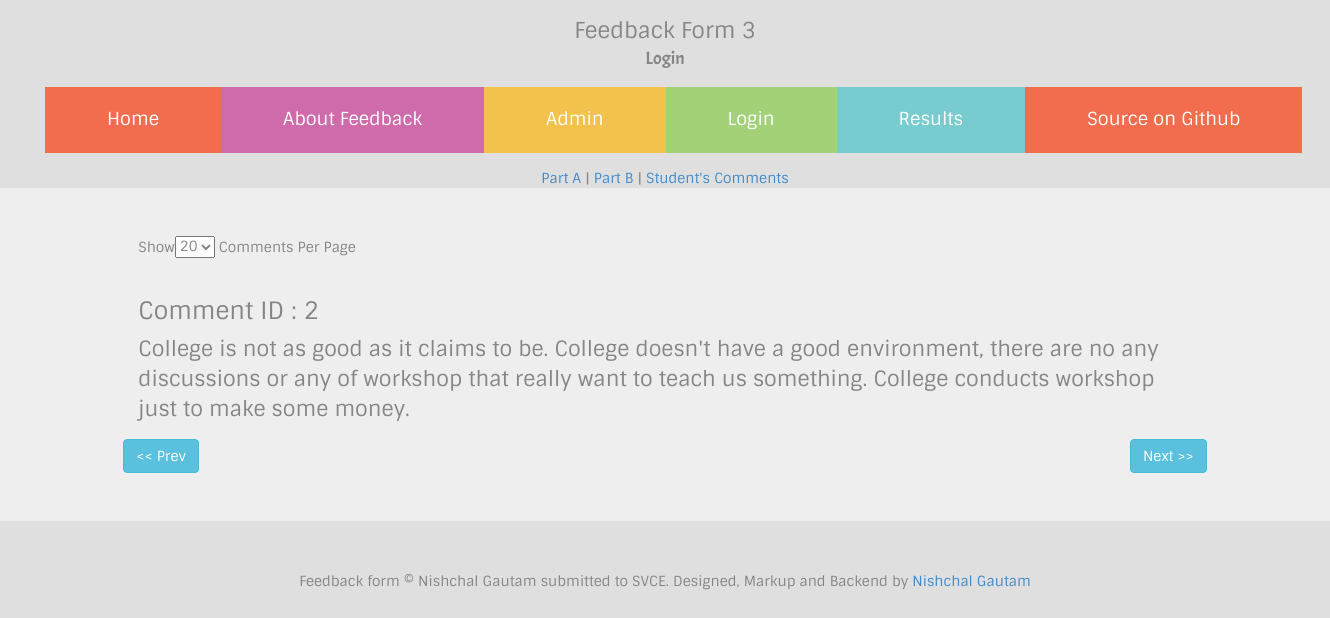
/admin/studentfeedbacks.php (signed in), run on an earlier commit of the app's database.
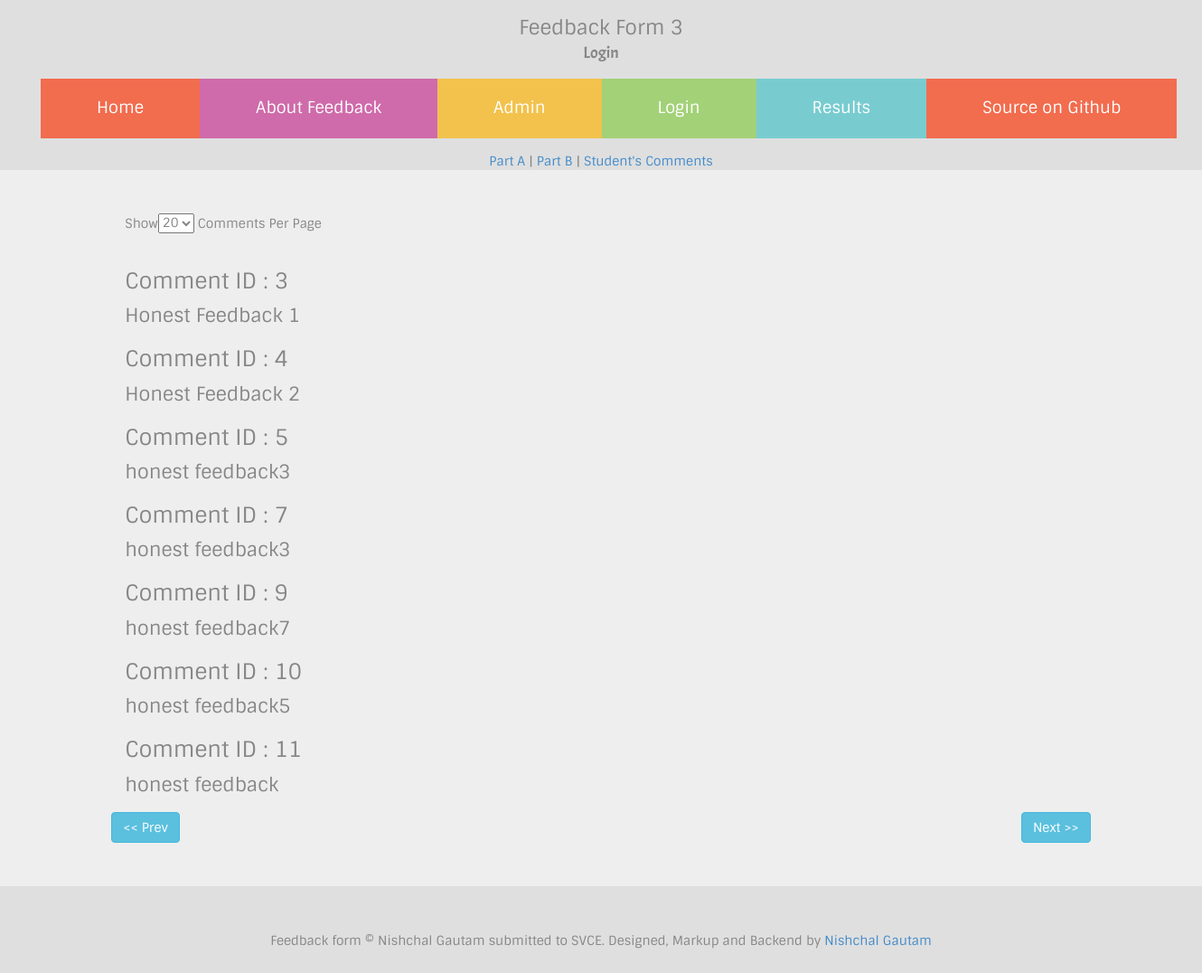
And on a later commit of the database.
### tables this page shows
CREATE TABLE `feedbackStudents` (
  `id` int(5) NOT NULL AUTO_INCREMENT,
  `usn` varchar(50) DEFAULT NULL,
  `message` text,
  PRIMARY KEY (`id`),
  UNIQUE KEY `usn` (`usn`),
  UNIQUE KEY `usn_2` (`usn`)
);

### classes/auth.class.php (called while the page is built, shortened)
<?php
	class authenticate
	{
		public static $db_host,$db_user,$db_pass,$db_name,$username,$password;
		public static function check(){
			$db_name=self::$db_name;
			$username=self::$username;
			$password=self::$password;
			$username=mysql_real_escape_string($username);
			$sql="SELECT * FROM `$db_name`.`admin` WHERE `username`='$username' LIMIT 1";
			$query=mysql_query($sql);
			$num=mysql_num_rows($query);
			if($num!=1){
				return false;
			}
			else{
				$data=mysql_fetch_object($query);
				$passdb=$data->password;
				if($password==$passdb){
					return true;
				}else{
					return false;
				}
			}
		}
	}
?>

### admin/studentfeedbacks.php (the view, shortened to what this page needs)
<?php
	require_once("../classes/auth.class.php");
?>
<?php $title="Login Admin"; require_once('../required_files/header.php'); ?>
	<div align="center">
		<a href="admin.php" >Part A</a> | <a href="collegeResult.php" >Part B</a> | <a href="studentfeedbacks.php">Student's Comments</a>
	</div>
	<div class="jumbotron">
		<div class="row">
			<div class="col-sm-10 col-sm-offset-1">
			<form action="<?php echo $_SERVER['PHP_SELF']; ?>" onchange="this.submit()" method="get">
			Show<select style="margin-bottom:20px;" name="limit" id="">
					<option value="<?php $limit=(isset($_GET['limit']))?$_GET['limit']:20;echo $limit; ?>"><?php echo $limit; ?></option>
				</select> Comments Per Page
			</form>
				<?php
					$limit=(isset($_GET['limit']))?$_GET['limit']:20;
					$limit=($limit<0)?0:$limit;
					$offset=(isset($_GET['offset']))?$_GET['offset']:0;
					$offset=($offset<0)?0:$offset;
					$sql="SELECT id,message FROM `$db_name`.`feedbackStudents` LIMIT $limit OFFSET $offset";
					$query=mysql_query($sql);
					while ($data=mysql_fetch_object($query)) {
						echo "<h3>Comment ID : ".$data->id."</h3><p>".$data->message."</p>";
					}
				 ?>
				 <div class="row"><a href="<?php $newoffset=$offset-$limit;echo $_SERVER['PHP_SELF']."?limit=$limit&offset=$newoffset"; ?>" class="badge btn btn-info">&lt;&lt; Prev</a><a href="<?php $newoffset=$offset+$limit; echo $_SERVER['PHP_SELF']."?limit=$limit&offset=$newoffset"; ?>" class="badge btn btn-info pull-right">Next &gt;&gt;</a></div>
			</div>
		</div>
	</div>
<?php require_once('../required_files/footer.php'); ?>

### required_files/header.php (shortened to what this page needs)
<!doctype html>
<html lang="en">
<head>
	<link rel="stylesheet" href="/bootstrap/css/bootstrap.min.css">
	<link rel="stylesheet" href="/styles.css">
</head>
<body>
	<div class="head">Feedback Form 3</div>
	<div class="head subtitle">Login</div>
	<nav>
		<ul>
			<li><a href="/index.php" class="home">Home</a></li>
			<li><a href="/about.php" class="about">About Feedback</a></li>
			<li><a href="/adminlogin.php" class="admin">Admin</a></li>
			<li><a href="/studentlogin.php" class="login">Login</a></li>
			<li><a href="/admin/" class="result">Results</a></li>
			<li><a href="https://www.github.com/cyberhck/studentfeedback" class="source">Source on Github</a></li>
		</ul>
	</nav>

### required_files/footer.php
<footer align="center">Feedback form &copy; Nishchal Gautam submitted to SVCE. Designed, Markup and Backend by <a href="http://nishgtm.com">Nishchal Gautam</a></footer>
</body>
</html>

### styles.css (style rules this page uses)
nav { list-style:none;text-align:center;margin-top:15px;margin-bottom:15px }
nav ul { margin:0 auto }
nav li { position:relative;display:table-cell }
nav ul li { margin:0 0 0 0 }
nav ul li a { padding:20px 62px 20px 62px;font-size:18px;display:block;position:relative;margin:0 0 0 0;color:#fff }
nav { width:1320px;margin:0 auto;margin-top:15px;margin-bottom:15px }
.home { background:#f26c4e }
.about { background:#cf6baa }
.admin { background:#f2c24d }
.login { background:#a3d178 }
.result { background:#78ccd0 }
.source { background:#f26c4e }
body { background:#dfdfdf;color:#868686;font-family:sintony }
div.head { margin-top:15px;font-size:22px;text-align:center;font-family:sintony }
div.head.subtitle { margin-top:0;font-size:18px;font-family:acme }
footer { padding:20px;margin-bottom:50px }

What changed in the data, as far as the page shows it:
removed feedbackstudents: id "2", message "College is not as good as it claims to be. College doesn't have a good environment, there are no any discussions or any of workshop that really want to teach us something. College conducts workshop just to make some money."
added feedbackstudents: id "3", message "Honest Feedback 1"
added feedbackstudents: id "4", message "Honest Feedback 2"
added feedbackstudents: id "5", message "honest feedback3"
added feedbackstudents: id "7", message "honest feedback3"
added feedbackstudents: id "9", message "honest feedback7"
added feedbackstudents: id "10", message "honest feedback5"
added feedbackstudents: id "11", message "honest feedback"
